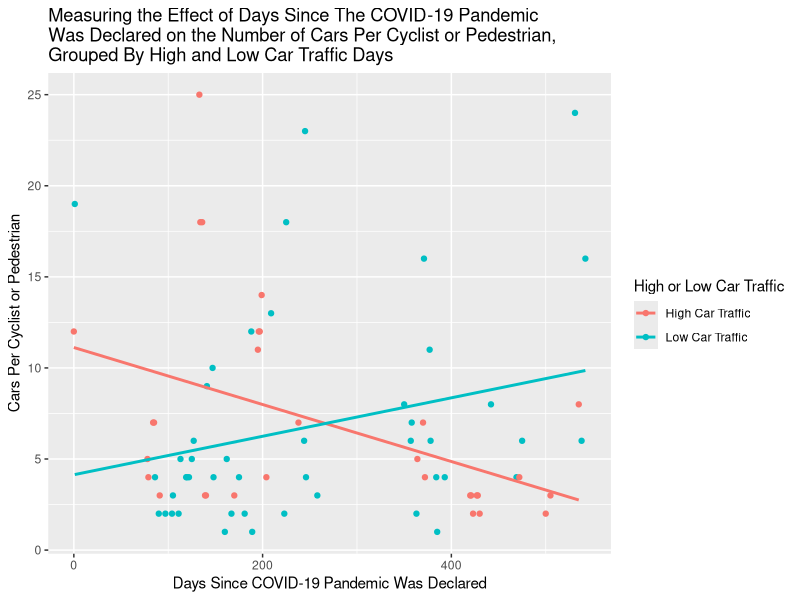
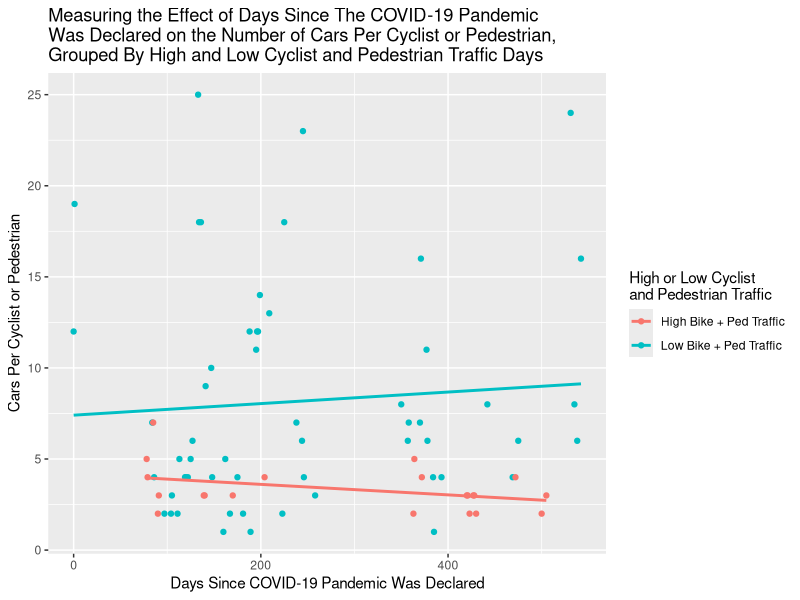
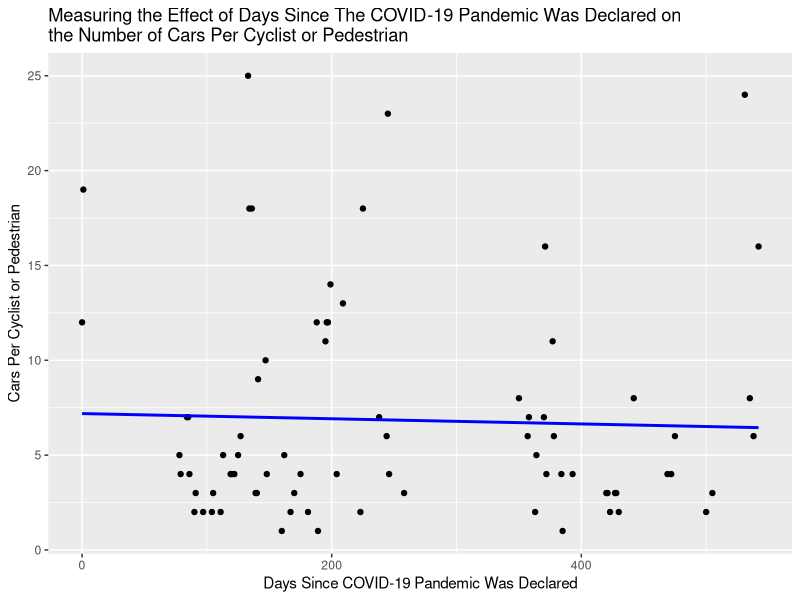
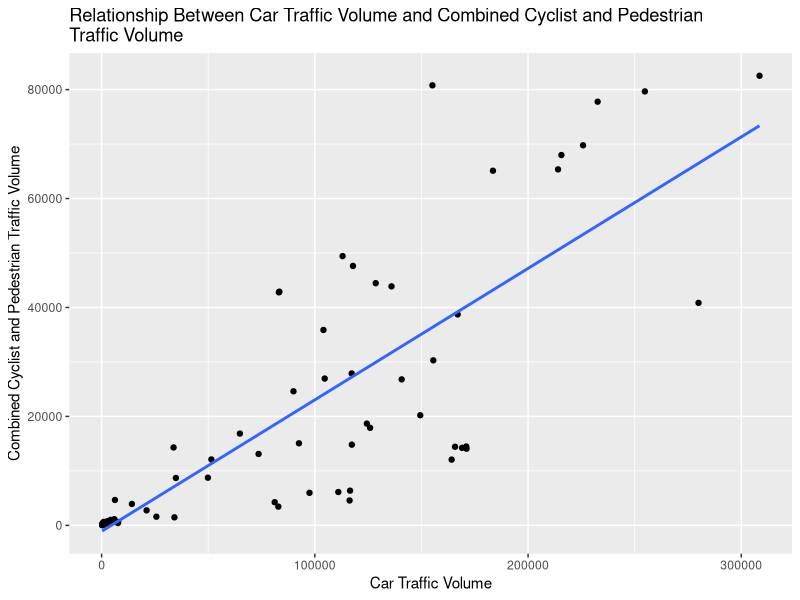
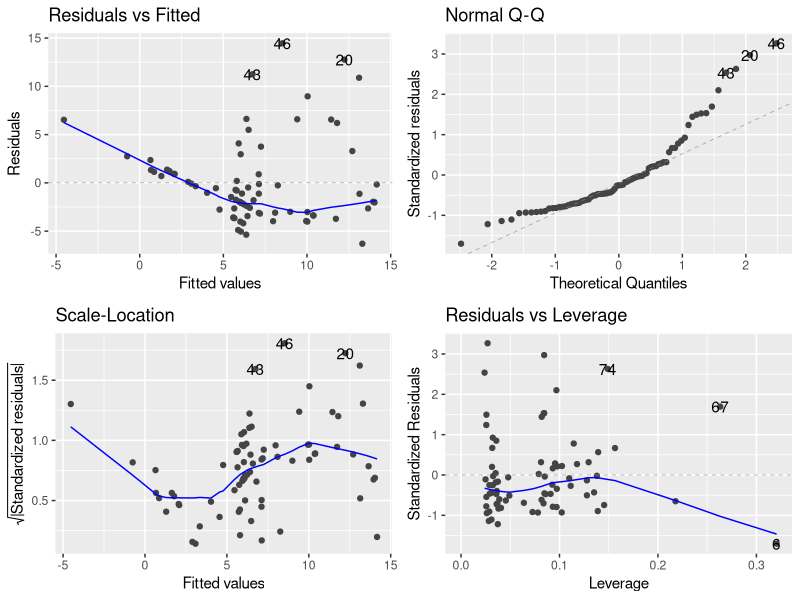
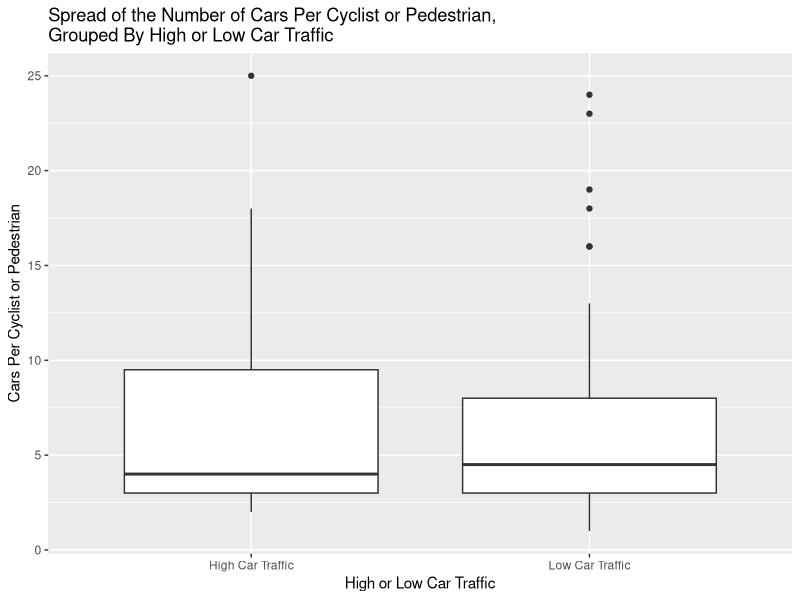
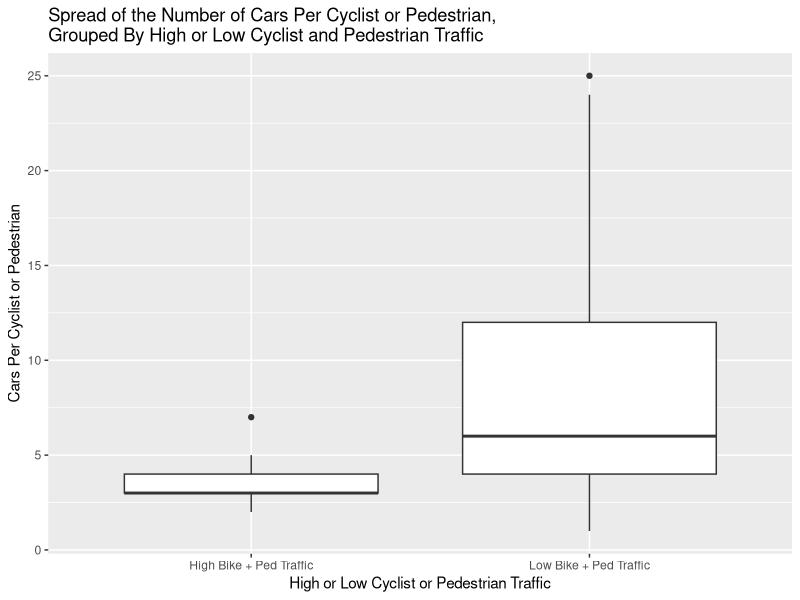
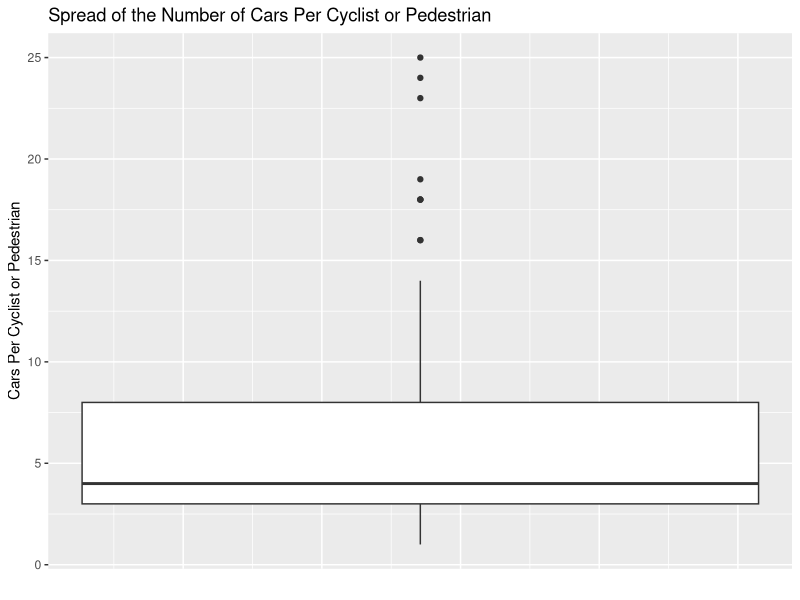

The R source for these figures, in order:
## ---- chunk 1
knitr::opts_chunk$set(warning = FALSE, message = FALSE)

# Load in necessary libraries.
library(tidyverse)
library(dplyr)
library(ggfortify)

# Set seed.
set.seed(314159)
## ---- chunk 2
# The cleaning for the data was done in a separate R script. Here we will only
# load in the cleaned data, and only the cleaned data will be included with
# this report.

# Initial load-in of data from CSV file, included in submission:
traffic_data <- read_csv("cleaned_toronto_traffic_data.csv")
## ---- chunk 3

# Use this to calculate some summary measures. 

cars_per_bike_ped_summary <- summary(traffic_data$cars_per_bike_or_ped)
cars_per_bike_ped_summary

mean_cars_per_bike_ped <- round(mean(traffic_data$cars_per_bike_or_ped), 3)
mean_cars_per_bike_ped

var_cars_per_bike_ped <- round(var(traffic_data$cars_per_bike_or_ped), 3)
var_cars_per_bike_ped

sd_cars_per_bike_ped <- round(sd(traffic_data$cars_per_bike_or_ped), 3)
sd_cars_per_bike_ped

## ---- chunk 4

# [Use this to create some plots.]

# Plot 1
plot_1 <- traffic_data %>%
  ggplot(aes(x = days_since_pandemic_declared, y = cars_per_bike_or_ped, colour = high_low_car_traffic)) +
  geom_point() +
  labs(title = "Measuring the Effect of Days Since The COVID-19 Pandemic\nWas Declared on the Number of Cars Per Cyclist or Pedestrian,\nGrouped By High and Low Car Traffic Days", x = "Days Since COVID-19 Pandemic Was Declared", y = "Cars Per Cyclist or Pedestrian") +
  scale_colour_discrete("High or Low Car Traffic") +
  geom_smooth(method = "lm", se = FALSE)
plot_1

## ---- chunk 5

# Plot 2
plot_2 <- traffic_data %>%
  ggplot(aes(x = days_since_pandemic_declared, y = cars_per_bike_or_ped, colour = high_low_bike_ped_traffic)) +
  geom_point() +
  labs(title = "Measuring the Effect of Days Since The COVID-19 Pandemic\nWas Declared on the Number of Cars Per Cyclist or Pedestrian,\nGrouped By High and Low Cyclist and Pedestrian Traffic Days", x = "Days Since COVID-19 Pandemic Was Declared", y = "Cars Per Cyclist or Pedestrian") +
  scale_colour_discrete("High or Low Cyclist\nand Pedestrian Traffic") +
  geom_smooth(method = "lm", se = FALSE)
plot_2

## ---- chunk 6

# Plot 3
plot_3 <- traffic_data %>%
  ggplot(aes(x = days_since_pandemic_declared, y = cars_per_bike_or_ped)) +
  geom_point() +
  labs(title = "Measuring the Effect of Days Since The COVID-19 Pandemic Was Declared on\nthe Number of Cars Per Cyclist or Pedestrian", x = "Days Since COVID-19 Pandemic Was Declared", y = "Cars Per Cyclist or Pedestrian") +
  geom_smooth(method = "lm", se = FALSE, colour = "blue")
plot_3

## ---- chunk 7

# Plot 4
options(scipen = 5)

plot_4 <- traffic_data %>%
  ggplot(aes(x = car_traffic_volume, y = bike_ped_traffic_volume)) +
  geom_point() +
  labs(title = "Relationship Between Car Traffic Volume and Combined Cyclist and Pedestrian\nTraffic Volume", x = "Car Traffic Volume", y = "Combined Cyclist and Pedestrian Traffic Volume") +
  geom_smooth(method = "lm", se = FALSE)
plot_4

## ---- chunk 8

# Here you can run a linear regression on your two variables of interest.

#lm(y~x, data = your_data)  # This is for a simple linear regression.

mult_lin_reg_model <- lm(cars_per_bike_or_ped ~ days_since_pandemic_declared + car_traffic_volume +
                           bike_ped_traffic_volume + factor(high_low_car_traffic) + factor(high_low_bike_ped_traffic),
                         data = traffic_data)

summary(mult_lin_reg_model)

## ---- chunk 9

# Use this to calculate generate a scatterplot of your variables if desired.

autoplot(mult_lin_reg_model)

# You can use abline to overlay the scatterplot with the regression line (again, if desired).

## ---- chunk 10

# Plot 5
plot_5 <- traffic_data %>%
  ggplot(aes(x = high_low_car_traffic, y = cars_per_bike_or_ped)) +
  geom_boxplot() +
  labs(title = "Spread of the Number of Cars Per Cyclist or Pedestrian,\nGrouped By High or Low Car Traffic", x = "High or Low Car Traffic", y = "Cars Per Cyclist or Pedestrian")
plot_5

## ---- chunk 11

# Plot 6
plot_6 <- traffic_data %>%
  ggplot(aes(x = high_low_bike_ped_traffic, y = cars_per_bike_or_ped)) +
  geom_boxplot() +
  labs(title = "Spread of the Number of Cars Per Cyclist or Pedestrian,\nGrouped By High or Low Cyclist and Pedestrian Traffic", x = "High or Low Cyclist or Pedestrian Traffic", y = "Cars Per Cyclist or Pedestrian")
plot_6

## ---- chunk 12

# Plot 7
plot_7 <- traffic_data %>%
  ggplot(aes(x = days_since_pandemic_declared, y = cars_per_bike_or_ped)) +
  geom_boxplot() +
  labs(title = "Spread of the Number of Cars Per Cyclist or Pedestrian", x = "", y = "Cars Per Cyclist or Pedestrian") +
  theme(axis.text.x = element_blank(),
        axis.ticks.x = element_blank())
plot_7

## ---- chunk 13

# Plot 8
plot_8 <- traffic_data %>%
  ggplot(aes(x = days_since_pandemic_declared, y = car_traffic_volume)) +
  geom_boxplot() +
  labs(title = "Spread of the Car Traffic Volume", x = "", y = "Car Traffic Volume") +
  theme(axis.text.x = element_blank(),
        axis.ticks.x = element_blank())
plot_8

## ---- chunk 14

# Plot 9
plot_9 <- traffic_data %>%
  ggplot(aes(x = days_since_pandemic_declared, y = bike_ped_traffic_volume)) +
  geom_boxplot() +
  labs(title = "Spread of the Combined Cyclist and Pedestrian Traffic Volume", x = "", y = "Combined Cyclist and Pedestrian Traffic Volume") +
  theme(axis.text.x = element_blank(),
        axis.ticks.x = element_blank())
plot_9
